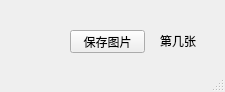
<?xml version="1.0" encoding="UTF-8"?>
<ui version="4.0">
 <class>MainWindow</class>
 <widget class="QMainWindow" name="MainWindow">
  <property name="geometry">
   <rect>
    <x>0</x>
    <y>0</y>
    <width>225</width>
    <height>92</height>
   </rect>
  </property>
  <property name="windowTitle">
   <string>MainWindow</string>
  </property>
  <widget class="QWidget" name="centralwidget">
   <widget class="QPushButton" name="pushButton">
    <property name="geometry">
     <rect>
      <x>70</x>
      <y>30</y>
      <width>75</width>
      <height>23</height>
     </rect>
    </property>
    <property name="text">
     <string>保存图片</string>
    </property>
   </widget>
   <widget class="QLabel" name="label">
    <property name="geometry">
     <rect>
      <x>160</x>
      <y>30</y>
      <width>51</width>
      <height>21</height>
     </rect>
    </property>
    <property name="text">
     <string>第几张</string>
    </property>
   </widget>
  </widget>
  <widget class="QStatusBar" name="statusbar"/>
 </widget>
 <resources/>
 <connections/>
</ui>
